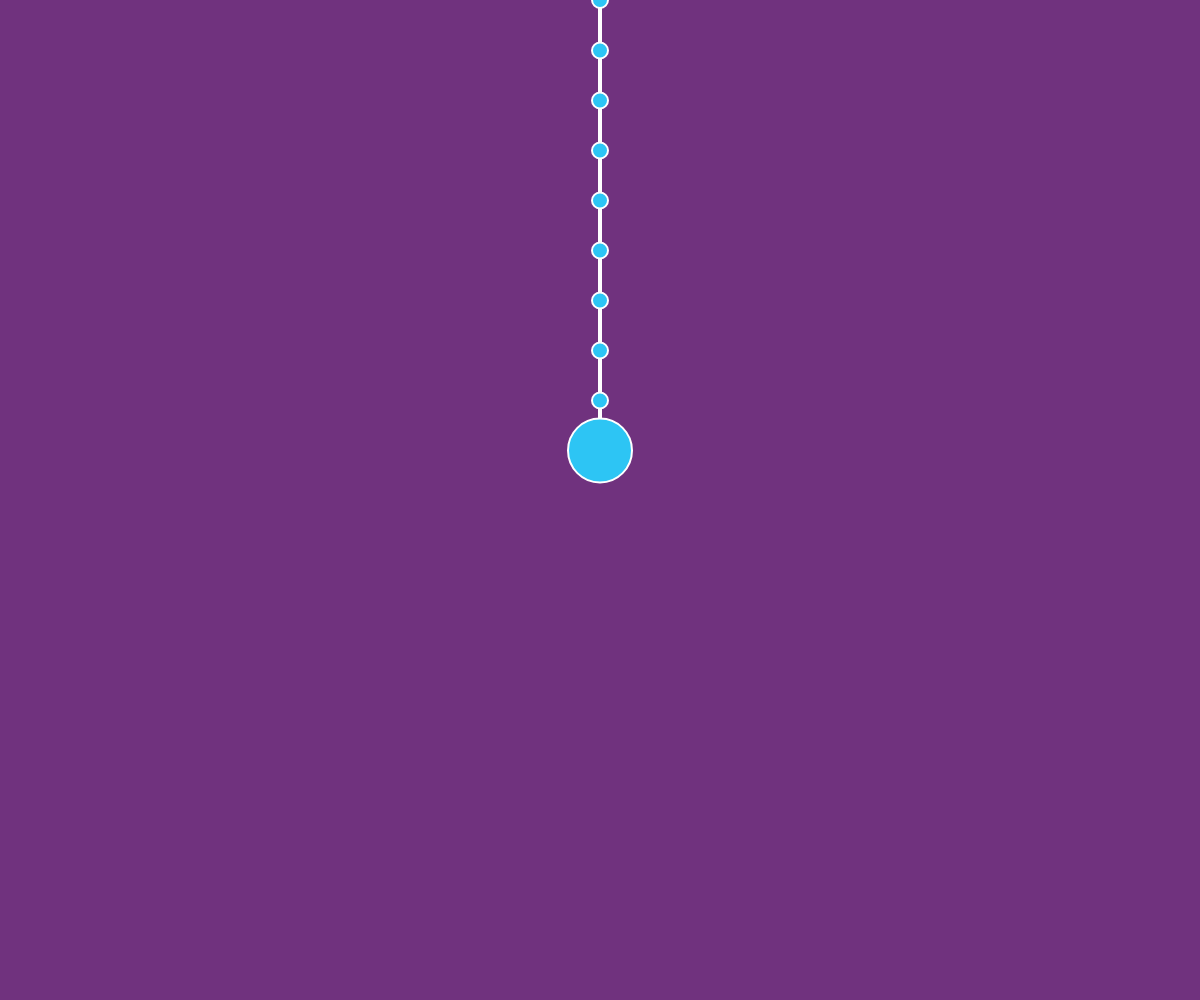
Frame 1 (no input)
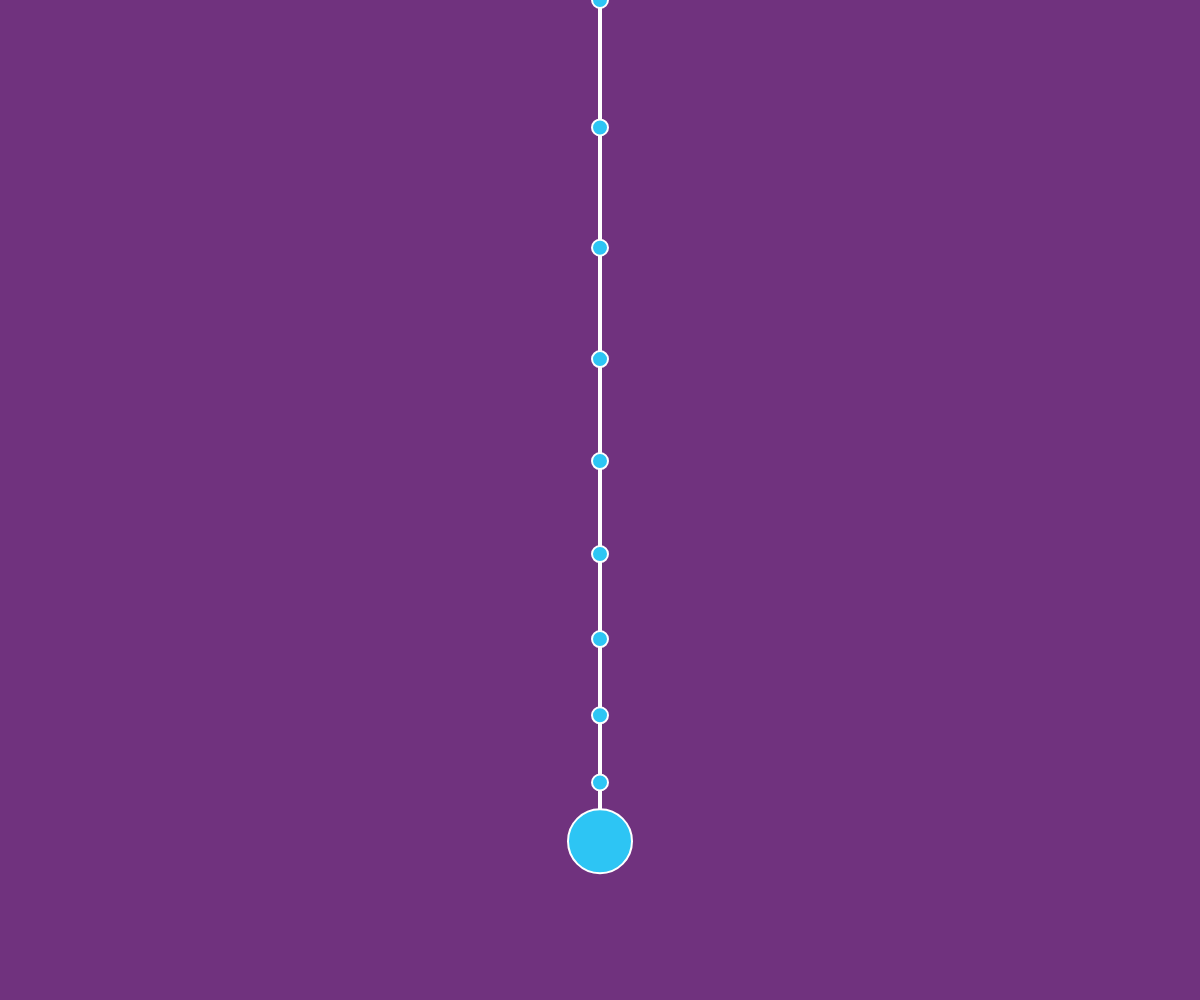
Frame 60 (no input)
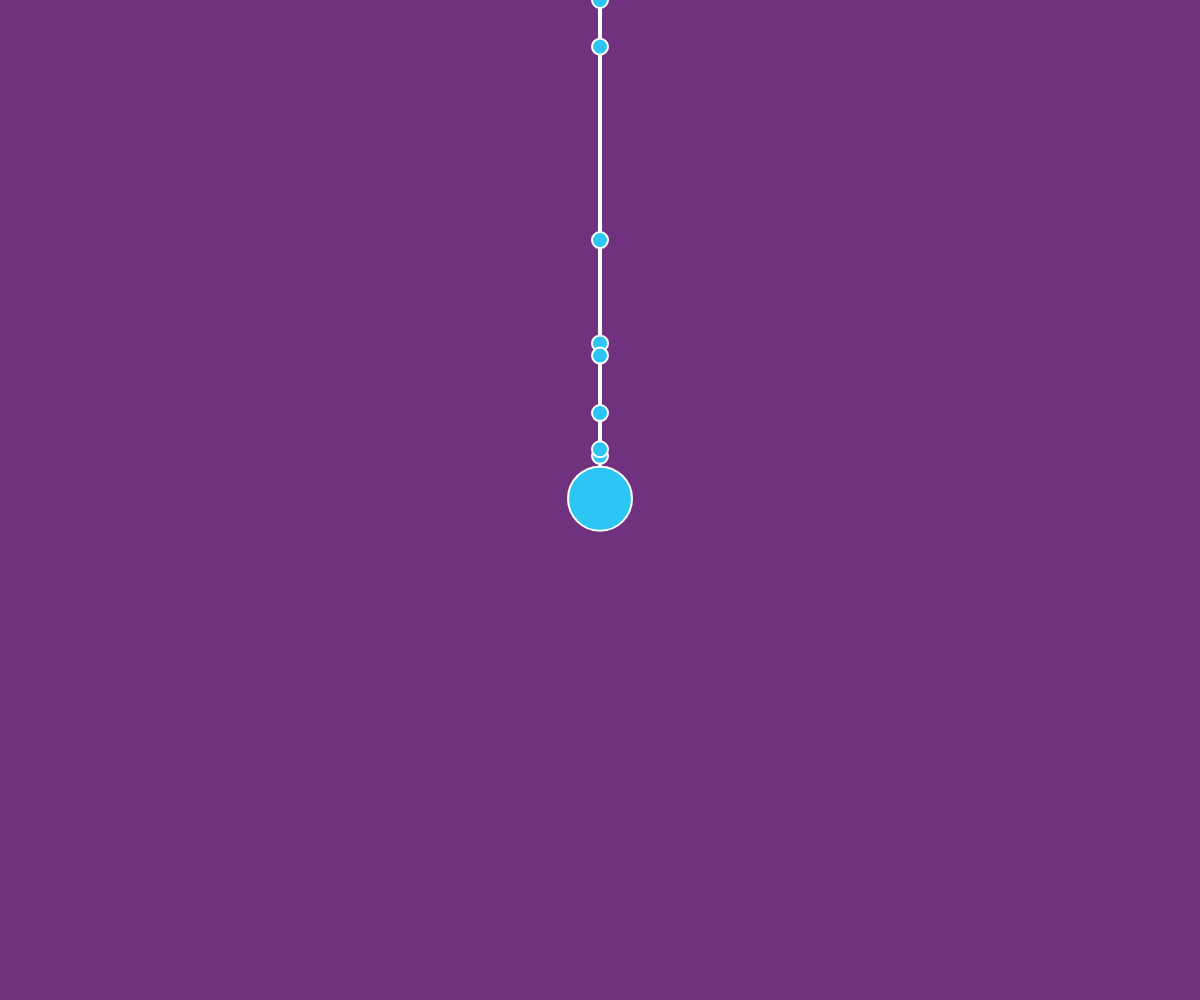
Frame 120 (the mouse pressed at the canvas centre since frame 60)

The p5.js sketch that drew these frames (run headless with seeded random() and noise() and a simulated clock; from frame 60 on, the mouse is pressed at the canvas centre):

// p5.js sketch
// ── sketch.js
const particles = [];
const springs = [];
const spacing = 50;
const k = 0.1;

let gravity;

function setup() {
  createCanvas(windowWidth, windowHeight);

  for (let i = 0; i < 10; i++) {
    particles[i] = new Particle(width / 2, i * spacing);
    if (i !== 0) {
      const a = particles[i];
      const b = particles[i - 1];
      const spring = new Spring(k, spacing, a, b);
      springs.push(spring);
    }
  }

  particles[0].locked = true;

  gravity = createVector(0, 0.5);
}

function draw() {
  background(112, 50, 126);

  for (const s of springs) {
    s.update();
    s.show();
  }

  noFill();
  stroke(255, 238, 33);
  strokeWeight(8);
  const head = particles[0];
  for (const p of particles) {
    p.applyForce(gravity);
    p.update();
    p.show();
  }
  const tail = particles[particles.length - 1];

  fill(45, 197, 244);
  ellipse(tail.position.x, tail.position.y, 64);

  if (mouseIsPressed) {
    tail.position.set(mouseX, mouseY);
    tail.velocity.set(0, 0);
  }
}

// ── particle.js
class Particle {
  constructor(x, y) {
    this.position = createVector(x, y);
    this.acceleration = createVector(0, 0);
    this.velocity = createVector(0, 0);
    this.locked = false;
    this.mass = 1;
  }

  applyForce(force) {
    // a = f / m
    const f = force.copy();
    f.div(this.mass);
    this.acceleration.add(f);
  }

  update() {
    if (this.locked) return;

    this.velocity.mult(0.99);
    if (this.velocity.mag() < 0) {
      this.velocity.mult(0)
    }
    this.velocity.add(this.acceleration);
    this.position.add(this.velocity);
    this.acceleration.mult(0);
  }

  show() {
    stroke(255);
    strokeWeight(2);
    fill(45, 197, 244);
    ellipse(this.position.x, this.position.y, 16);
  }
}

// ── spring.js
class Spring {
  constructor(k, restLength, a, b) {
    this.k = k;
    this.restLength = restLength;
    this.a = a;
    this.b = b;
  }

  update() {
    const force = p5.Vector.sub(this.b.position, this.a.position);
    const x = force.mag() - this.restLength;
    if (x <= 0) return

    force.normalize();
    force.mult(this.k * x);
    this.a.applyForce(force);

    force.mult(-1);
    this.b.applyForce(force);
  }

  show() {
    stroke(255);
    strokeWeight(4);
    const { x: x1, y: y1 } = this.a.position;
    const { x: x2, y: y2 } = this.b.position;
    line(x1, y1, x2, y2);
  }
}
